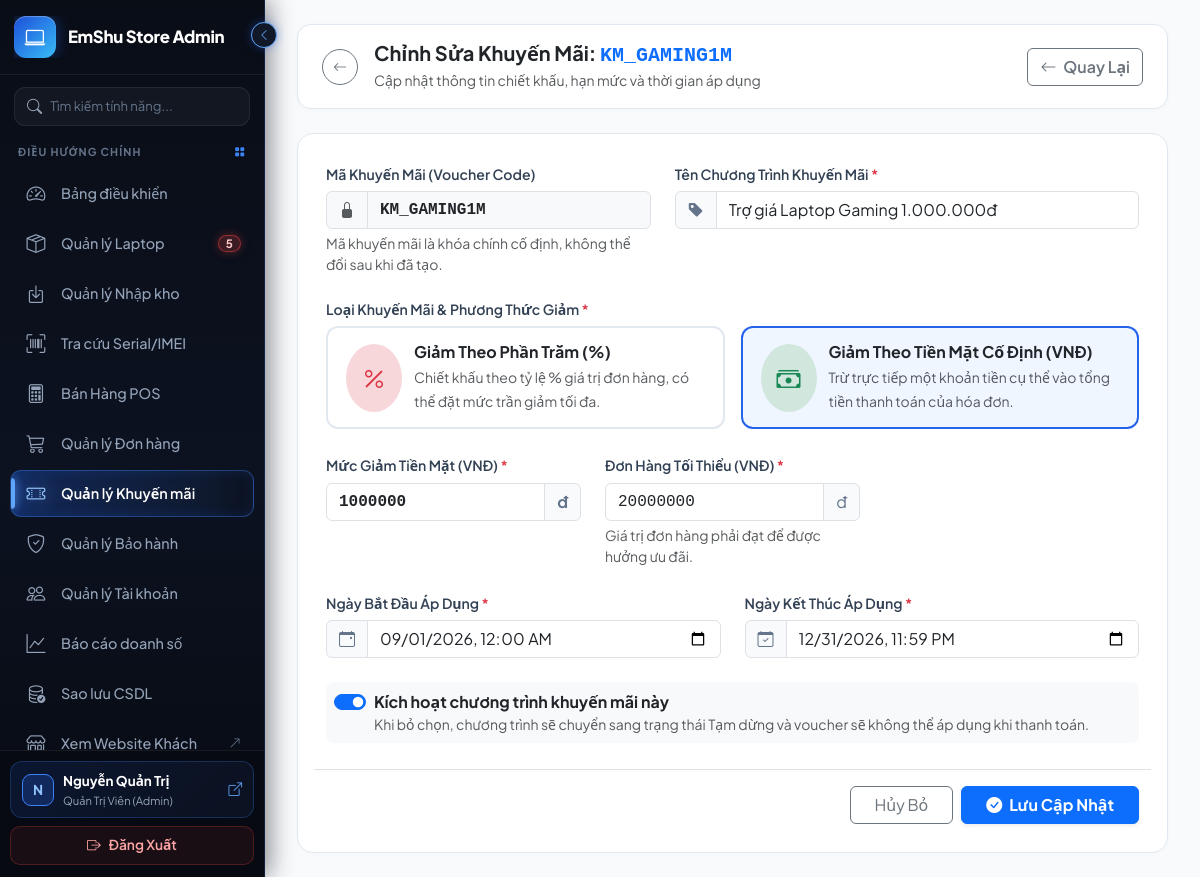
Page /index.php?action=admin-promotion-edit&id=KM_GAMING1M (signed in) on the committed database.
### tables this page shows
CREATE TABLE `khuyenmai` (
  `maKM` varchar(50) NOT NULL,
  `tenKM` varchar(150) NOT NULL,
  `loaiKM` varchar(20) NOT NULL COMMENT 'PHAN_TRAM / TIEN_MAT',
  `giaTriGiam` double NOT NULL,
  `mucGiamToiDa` double DEFAULT NULL,
  `donHangToiThieu` double NOT NULL DEFAULT 0,
  `ngayBatDau` datetime NOT NULL,
  `ngayKetThuc` datetime NOT NULL,
  `trangThai` int(11) NOT NULL DEFAULT 1 COMMENT '1: Đang diễn ra, 0: Tạm dừng / Hết hạn',
  PRIMARY KEY (`maKM`)
);

### controllers/AdminPromotionController.php (called while the page is built, shortened)
<?php
require_once __DIR__ . '/../models/PromotionModel.php';
class AdminPromotionController {
    private PromotionModel $promotionModel;
    public function __construct() {
        $this->promotionModel = new PromotionModel();
    }
    public function edit(): void {
        $maKM = trim($_GET['id'] ?? $_GET['maKM'] ?? '');
        $promotion = $this->promotionModel->getPromotionById($maKM);
        require_once __DIR__ . '/../views/admin/promotions/edit.php';
    }
}

### config/Database.php (called while the page is built, shortened)
<?php
class Database {
    private static string $host = "localhost";
    private static string $dbName = "ql_cuahang_laptop";
    private static string $username = "root";
    private static string $password = "";
    private static string $charset = "utf8mb4";
    private static ?PDO $instance = null;
    public static function getConnection(): PDO {
        if (self::$instance === null) {
            $dsn = "mysql:host=" . self::$host . ";dbname=" . self::$dbName . ";charset=" . self::$charset;
            $options = [
                PDO::ATTR_ERRMODE            => PDO::ERRMODE_EXCEPTION,
                PDO::ATTR_DEFAULT_FETCH_MODE => PDO::FETCH_ASSOC,
                PDO::ATTR_EMULATE_PREPARES   => false,
                PDO::MYSQL_ATTR_INIT_COMMAND => "SET NAMES utf8mb4"
            ];
            try {
                self::$instance = new PDO($dsn, self::$username, self::$password, $options);
            } catch (PDOException $e) {
                die("<h3>Lỗi kết nối cơ sở dữ liệu:</h3> " . htmlspecialchars($e->getMessage()));
            }
        }
        return self::$instance;
    }
}

### models/PromotionModel.php (called while the page is built, shortened)
<?php
require_once __DIR__ . '/../config/Database.php';
class PromotionModel {
    private PDO $db;
    public function __construct() {
        $this->db = Database::getConnection();
    }
    public function getPromotionById(string $maKM): ?array {
        $sql = "SELECT
                    km.*,
                    (SELECT COUNT(*) FROM danhmuc dm WHERE dm.maKM = km.maKM) AS soDanhMucApDung
                FROM khuyenmai km
                WHERE km.maKM = :maKM LIMIT 1";
        $stmt = $this->db->prepare($sql);
        $stmt->execute([':maKM' => trim($maKM)]);
        $item = $stmt->fetch(PDO::FETCH_ASSOC);
        $now = date('Y-m-d H:i:s');
        $item['soDanhMucApDung'] = (int)$item['soDanhMucApDung'];
        $item['giaTriGiam']      = (float)$item['giaTriGiam'];
        $item['mucGiamToiDa']    = !is_null($item['mucGiamToiDa']) ? (float)$item['mucGiamToiDa'] : null;
        $item['donHangToiThieu'] = (float)$item['donHangToiThieu'];
        $item['trangThai']       = (int)$item['trangThai'];
        if ($item['trangThai'] === 0) {
            $item['tinhTrang']     = 'TAM_DUNG';
            $item['tinhTrangText'] = 'Tạm dừng';
            $item['badgeClass']    = 'bg-secondary';
        } elseif ($now < $item['ngayBatDau']) {
            $item['tinhTrang']     = 'CHUA_BAT_DAU';
            $item['tinhTrangText'] = 'Sắp diễn ra';
            $item['badgeClass']    = 'bg-info text-dark';
        } elseif ($now > $item['ngayKetThuc']) {
            $item['tinhTrang']     = 'HET_HAN';
            $item['tinhTrangText'] = 'Đã kết thúc';
            $item['badgeClass']    = 'bg-danger';
        } else {
            $item['tinhTrang']     = 'DANG_DIEN_RA';
            $item['tinhTrangText'] = 'Đang diễn ra';
            $item['badgeClass']    = 'bg-success';
        }
        return $item;
    }
}

### views/admin/promotions/edit.php (the view, shortened to what this page needs)
<?php
$startDateFmt = date('Y-m-d\TH:i', strtotime($promotion['ngayBatDau']));
$endDateFmt   = date('Y-m-d\TH:i', strtotime($promotion['ngayKetThuc']));
?>
<!DOCTYPE html>
<html lang="vi">
<head>
    <link href="https://cdn.jsdelivr.net/npm/bootstrap@5.3.3/dist/css/bootstrap.min.css" rel="stylesheet">
    <link href="https://cdn.jsdelivr.net/npm/bootstrap-icons@1.11.3/font/bootstrap-icons.css" rel="stylesheet">
</head>
<body>
<?php
require __DIR__ . '/../layouts/sidebar.php';
?>
<main class="main-content">
    <header class="top-navbar">
        <div class="d-flex align-items-center gap-3">
            <a href="index.php?action=admin-promotions" class="btn btn-outline-secondary btn-sm rounded-circle p-2 d-flex align-items-center justify-content-center" style="width: 36px; height: 36px;">
                <i class="bi bi-arrow-left"></i>
            </a>
            <div>
                <h5 class="mb-0 fw-bold text-dark">Chỉnh Sửa Khuyến Mãi: <span class="text-primary font-monospace"><?= htmlspecialchars($promotion['maKM']) ?></span></h5>
                <small class="text-muted">Cập nhật thông tin chiết khấu, hạn mức và thời gian áp dụng</small>
            </div>
        </div>
        <div class="d-flex gap-2">
            <a href="index.php?action=admin-promotions" class="btn btn-outline-secondary fw-semibold">
                <i class="bi bi-arrow-left me-1"></i> Quay Lại
            </a>
        </div>
    </header>
    <div class="form-card">
        <form action="index.php?action=admin-promotion-update&id=<?= urlencode($promotion['maKM']) ?>" method="POST">
            <div class="row g-4">
                <div class="col-md-5">
                    <label class="form-label">
                        Mã Khuyến Mãi (Voucher Code)
                    </label>
                    <div class="input-group">
                        <span class="input-group-text bg-light text-muted"><i class="bi bi-lock-fill"></i></span>
                        <input type="text" class="form-control text-uppercase font-monospace fw-bold bg-light"
                               value="<?= htmlspecialchars($promotion['maKM']) ?>" readonly disabled>
                    </div>
                    <small class="text-muted d-block mt-1">Mã khuyến mãi là khóa chính cố định, không thể đổi sau khi đã tạo.</small>
                </div>
                <div class="col-md-7">
                    <label class="form-label">
                        Tên Chương Trình Khuyến Mãi <span class="text-danger">*</span>
                    </label>
                    <div class="input-group">
                        <span class="input-group-text"><i class="bi bi-tag-fill"></i></span>
                        <input type="text" name="tenKM" class="form-control"
                               placeholder="VD: Trợ giá mùa tựu trường" required
                               value="<?= htmlspecialchars($promotion['tenKM']) ?>">
                    </div>
                </div>
                <div class="col-12">
                    <label class="form-label d-block">Loại Khuyến Mãi & Phương Thức Giảm <span class="text-danger">*</span></label>
                    <div class="row g-3">
                        <div class="col-md-6">
                            <label class="d-block">
                                <div class="type-radio-card">
                                    <div class="rounded-circle p-3 bg-danger-subtle text-danger fs-4">
                                        <i class="bi bi-percent"></i>
                                    </div>
                                    <div>
                                        <h6 class="mb-1 fw-bold text-dark">Giảm Theo Phần Trăm (%)</h6>
                                        <small class="text-muted">Chiết khấu theo tỷ lệ % giá trị đơn hàng, có thể đặt mức trần giảm tối đa.</small>
                                    </div>
                                </div>
                            </label>
                        </div>
                        <div class="col-md-6">
                            <label class="d-block">
                                <div class="type-radio-card">
                                    <div class="rounded-circle p-3 bg-success-subtle text-success fs-4">
                                        <i class="bi bi-cash-stack"></i>
                                    </div>
                                    <div>
                                        <h6 class="mb-1 fw-bold text-dark">Giảm Theo Tiền Mặt Cố Định (VNĐ)</h6>
                                        <small class="text-muted">Trừ trực tiếp một khoản tiền cụ thể vào tổng tiền thanh toán của hóa đơn.</small>
                                    </div>
                                </div>
                            </label>
                        </div>
                    </div>
                </div>
                <div class="col-md-4">
                    <label class="form-label" id="labelGiaTriGiam">
                    </label>
                    <div class="input-group">
                        <input type="number" name="giaTriGiam" id="giaTriGiamInput" class="form-control font-monospace fw-bold"
                               min="1" step="any" placeholder="VD: 10" required
                               value="<?= htmlspecialchars((string)$promotion['giaTriGiam']) ?>">
                        <span class="input-group-text fw-bold" id="unitGiaTriGiam">%</span>
                    </div>
                </div>
                <div class="col-md-4">
                    <label class="form-label">
                        Đơn Hàng Tối Thiểu (VNĐ) <span class="text-danger">*</span>
                    </label>
                    <div class="input-group">
                        <input type="number" name="donHangToiThieu" class="form-control font-monospace"
                               min="0" step="1000" placeholder="VD: 5000000" required
                               value="<?= htmlspecialchars((string)$promotion['donHangToiThieu']) ?>">
                        <span class="input-group-text">đ</span>
                    </div>
                    <small class="text-muted d-block mt-1">Giá trị đơn hàng phải đạt để được hưởng ưu đãi.</small>
                </div>
                <div class="col-md-6">
                    <label class="form-label">
                        Ngày Bắt Đầu Áp Dụng <span class="text-danger">*</span>
                    </label>
                    <div class="input-group">
                        <span class="input-group-text"><i class="bi bi-calendar-event"></i></span>
                        <input type="datetime-local" name="ngayBatDau" class="form-control" required
                               value="<?= htmlspecialchars($startDateFmt) ?>">
                    </div>
                </div>
                <div class="col-md-6">
                    <label class="form-label">
                        Ngày Kết Thúc Áp Dụng <span class="text-danger">*</span>
                    </label>
                    <div class="input-group">
                        <span class="input-group-text"><i class="bi bi-calendar-check"></i></span>
                        <input type="datetime-local" name="ngayKetThuc" class="form-control" required
                               value="<?= htmlspecialchars($endDateFmt) ?>">
                    </div>
                </div>
                <div class="col-12">
                    <div class="form-check form-switch p-2 bg-light rounded-3 ps-5">
                        <input class="form-check-input ms-n4" type="checkbox" name="trangThai" id="trangThaiSwitch" value="1"
                               <?= ($promotion['trangThai'] === 1) ? 'checked' : '' ?>>
                        <label class="form-check-label fw-bold text-dark" for="trangThaiSwitch">
                            Kích hoạt chương trình khuyến mãi này
                        </label>
                        <small class="text-muted d-block">Khi bỏ chọn, chương trình sẽ chuyển sang trạng thái Tạm dừng và voucher sẽ không thể áp dụng khi thanh toán.</small>
                    </div>
                </div>
                <div class="col-12 pt-3 border-top d-flex justify-content-end gap-2">
                    <a href="index.php?action=admin-promotions" class="btn btn-outline-secondary px-4">
                        Hủy Bỏ
                    </a>
                    <button type="submit" class="btn btn-primary fw-bold px-4 shadow-sm">
                        <i class="bi bi-check-circle-fill me-1"></i> Lưu Cập Nhật
                    </button>
                </div>
            </div>
        </form>
    </div>
</main>
</body>
</html>

### views/admin/promotions/edit.php (style rules this page uses)
:root { --sidebar-width: 260px; --primary-color: #2563eb; --primary-hover: #1d4ed8; --bg-color: #f8fafc; --card-border: #e2e8f0; }
body { background-color: var(--bg-color); font-family: 'Plus Jakarta Sans', system-ui, -apple-system, sans-serif; color: #1e293b; min-height: 100vh; }
.main-content { margin-left: var(--sidebar-width); padding: 24px 32px; }
.top-navbar { background: #ffffff; border-radius: 14px; padding: 16px 24px; box-shadow: 0 1px 3px rgba(0,0,0,0.03); border: 1px solid var(--card-border); margin-bottom: 24px; display: flex; align-items: center; justify-content: space-between; }
.form-card { background: #ffffff; border-radius: 16px; border: 1px solid var(--card-border); box-shadow: 0 1px 4px rgba(0,0,0,0.02); padding: 28px; }
.form-label { font-size: 0.88rem; font-weight: 600; color: #334155; margin-bottom: 6px; }
.input-group-text { background-color: #f8fafc; color: #64748b; }
.type-radio-card { border: 2px solid #e2e8f0; border-radius: 12px; padding: 14px 18px; cursor: pointer; transition: all 0.2s; display: flex; align-items: center; gap: 12px; }
.form-check-input:checked ~ .type-radio-card { border-color: var(--primary-color); background-color: #eff6ff; }

### views/admin/layouts/sidebar.php (style rules this page uses)
:root { --sidebar-width: 265px; --sidebar-collapsed-width: 78px; --sidebar-bg-main: #090d16; --sidebar-bg-surface: #0f172a; --sidebar-border: rgba(59, 130, 246, 0.18); --sidebar-border-subtle: rgba(255, 255, 255, 0.07); --primary-blue: #2563eb; --primary-blue-hover: #1d4ed8; --primary-blue-light: #60a5fa; --primary-blue-glow: rgba(37, 99, 235, 0.45); --primary-blue-bg: rgba(37, 99, 235, 0.14); --bg-body: #f8fafc; --transition-bezier: cubic-bezier(0.4, 0, 0.2, 1); }
body { font-family: 'Plus Jakarta Sans', system-ui, -apple-system, sans-serif !important; background-color: var(--bg-body); color: #1e293b; margin: 0; padding: 0; }
.main-content { margin-left: var(--sidebar-width) !important; padding: 24px 32px !important; min-height: 100vh !important; transition: margin-left 0.25s var(--transition-bezier) !important; }
.top-navbar { background: #ffffff !important; border-radius: 14px !important; padding: 16px 24px !important; box-shadow: 0 1px 4px rgba(0, 0, 0, 0.03) !important; border: 1px solid #e2e8f0 !important; margin-bottom: 24px !important; display: flex !important; align-items: center !important; justify-content: space-between !important; flex-wrap: wrap !important; gap: 16px !important; }

### rows in the picture
khuyenmai: maKM "KM_GAMING1M", tenKM "Trợ giá Laptop Gaming 1.000.000đ", giaTriGiam "1000000", donHangToiThieu "20000000", ngayBatDau "09/01/2026 00:00", ngayKetThuc "12/31/2026 23:59", trangThai "☑"

### other values in the picture
$lowStockCount "5"
$currentUser['hoTen'] "Nguyễn Quản Trị"
$displayRoleName "Quản Trị Viên (Admin)"
